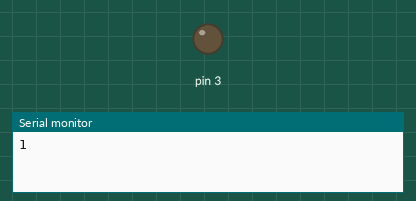
Simulated run of this sketch. Board: Arduino Uno, built with avr-gcc and run on an emulated ATmega328P. Shown: output pins drawn as LEDs (lit = HIGH), the last lines printed to the serial monitor.

Above: at 0.05 s.
At 5.75 s:
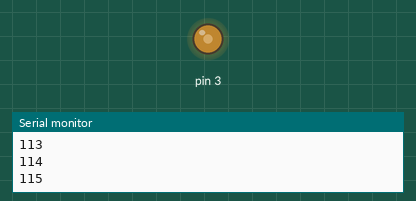
At 11.55 s:
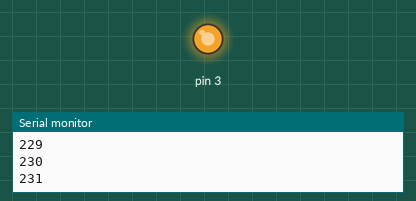
At 23.15 s:
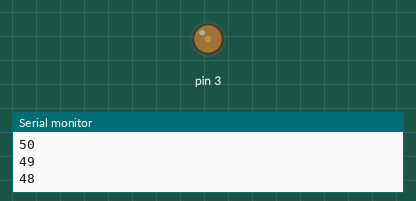
Timing chart, 0 to 33.3 s (numbered marks = the images above):
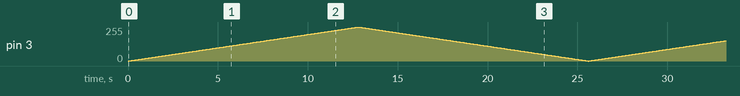

The sketch:

test_oscliscope.ino
```cpp
void setup() {
  // put your setup code here, to run once:
  pinMode(3,OUTPUT);
  Serial.begin(9600);
}
int x=0,y=-1;
void loop() {
  // put your main code here, to run repeatedly:
  analogWrite(3,x);
  if(x==255||x==0)y=y*-1;
  x+=y;
  Serial.println(x);
  delay(50);
}
```
